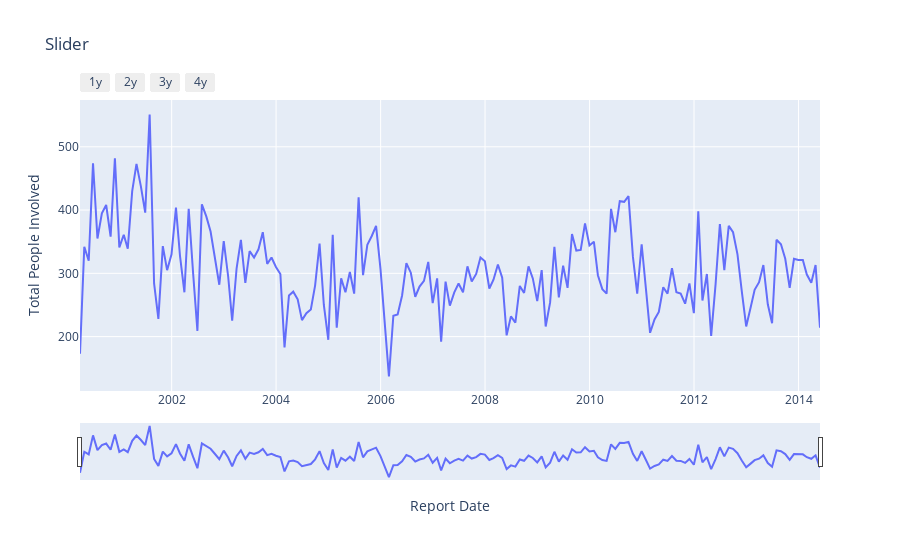

The notebook cell this image was saved under:
### Code cell
df = df_unanomalous[['Report Date','Total People Involved']]
df = df.set_index('Report Date')
df = df.groupby(df.index).sum()
df = df.resample('M').sum()

fig = px.line(df,x=df.index, y='Total People Involved', title='Slider')
fig.update_layout(
    xaxis=dict(
                rangeselector = dict(
                    buttons = list([
                dict(count=1,label ="1y", step="year",stepmode="backward"),
                dict(count=2,label ="2y", step="year",stepmode="backward"),
                dict(count=3,label ="3y", step="year",stepmode="backward"),
                dict(count=4,label ="4y", step="year",stepmode="backward"),
                  ])
                ),
                rangeslider=dict(
            visible=True
        ),
    ))

### Figure 1 — Plotly figure (JSON) as saved in the notebook; plotly's stock layout.template omitted (floating-point values rounded to 4 significant figures; data arrays with more than 128 entries replaced by an {"elided": "..."} marker saying what was removed)
{"data": [{"hovertemplate": "Report Date=%{x}<br>Total People Involved=%{y}<extra></extra>", "legendgroup": "", "line": {"color": "#636efa", "dash": "solid"}, "marker": {"symbol": "circle"}, "mode": "lines", "name": "", "orientation": "v", "showlegend": false, "type": "scatter", "x": {"elided": "171 str values"}, "xaxis": "x", "y": {"elided": "171 int values"}, "yaxis": "y"}], "layout": {"legend": {"tracegroupgap": 0}, "title": {"text": "Slider"}, "xaxis": {"anchor": "y", "domain": [0, 1], "rangeselector": {"buttons": [{"count": 1, "label": "1y", "step": "year", "stepmode": "backward"}, {"count": 2, "label": "2y", "step": "year", "stepmode": "backward"}, {"count": 3, "label": "3y", "step": "year", "stepmode": "backward"}, {"count": 4, "label": "4y", "step": "year", "stepmode": "backward"}]}, "rangeslider": {"visible": true}, "title": {"text": "Report Date"}}, "yaxis": {"anchor": "x", "domain": [0, 1], "title": {"text": "Total People Involved"}}}}
